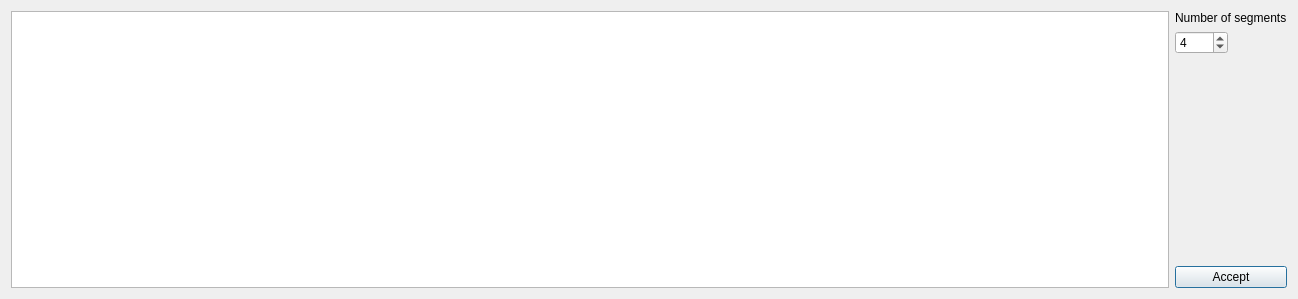
<?xml version="1.0" encoding="UTF-8"?>
<ui version="4.0">
 <class>CrosssectionDialog</class>
 <widget class="QDialog" name="CrosssectionDialog">
  <property name="geometry">
   <rect>
    <x>0</x>
    <y>0</y>
    <width>1298</width>
    <height>299</height>
   </rect>
  </property>
  <property name="windowTitle">
   <string>Crosssections settings</string>
  </property>
  <layout class="QGridLayout" name="gridLayout">
   <item row="1" column="1">
    <widget class="QPushButton" name="pushButton">
     <property name="text">
      <string>Accept</string>
     </property>
    </widget>
   </item>
   <item row="0" column="0" rowspan="2">
    <widget class="QTableView" name="f_view">
     <attribute name="verticalHeaderMinimumSectionSize">
      <number>20</number>
     </attribute>
     <attribute name="verticalHeaderDefaultSectionSize">
      <number>25</number>
     </attribute>
    </widget>
   </item>
   <item row="0" column="1">
    <layout class="QGridLayout" name="gridLayout_3">
     <item row="3" column="0">
      <spacer name="verticalSpacer">
       <property name="orientation">
        <enum>Qt::Vertical</enum>
       </property>
       <property name="sizeHint" stdset="0">
        <size>
         <width>20</width>
         <height>73</height>
        </size>
       </property>
      </spacer>
     </item>
     <item row="0" column="0" colspan="2">
      <widget class="QLabel" name="label">
       <property name="text">
        <string>Number of segments</string>
       </property>
      </widget>
     </item>
     <item row="2" column="0">
      <widget class="QSpinBox" name="f_segmentsNumber">
       <property name="minimum">
        <number>1</number>
       </property>
       <property name="maximum">
        <number>8</number>
       </property>
       <property name="value">
        <number>4</number>
       </property>
      </widget>
     </item>
    </layout>
   </item>
  </layout>
 </widget>
 <resources/>
 <connections>
  <connection>
   <sender>pushButton</sender>
   <signal>clicked()</signal>
   <receiver>CrosssectionDialog</receiver>
   <slot>accept()</slot>
   <hints>
    <hint type="sourcelabel">
     <x>1267</x>
     <y>438</y>
    </hint>
    <hint type="destinationlabel">
     <x>1240</x>
     <y>321</y>
    </hint>
   </hints>
  </connection>
 </connections>
</ui>
